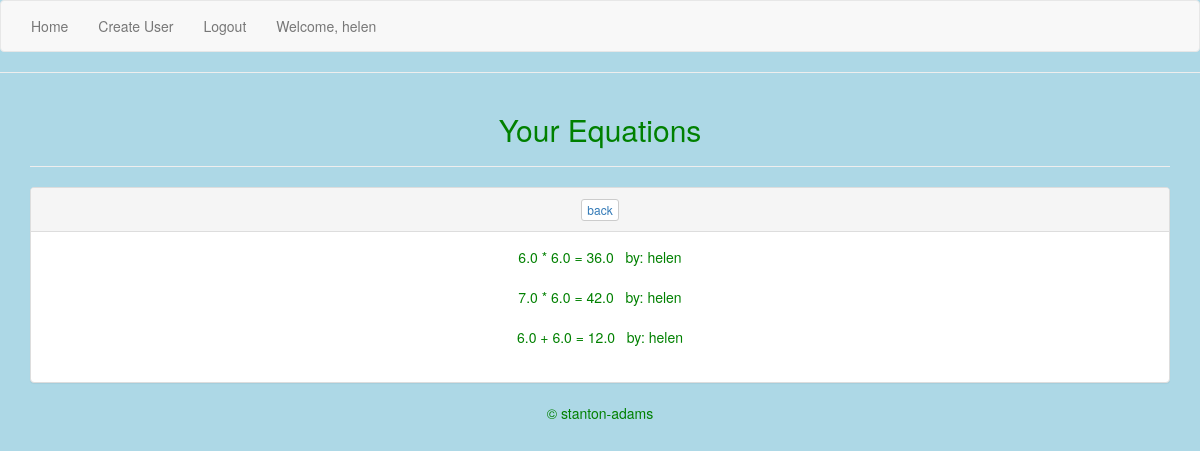
Screenshot of /accounts/profile/1/ (signed in) with the database file from the repository.
### app/models.py (models this page shows, shortened)
class Operation(models.Model):
    created_by = models.ForeignKey('auth.User')
    created = models.DateTimeField(auto_now_add=True)
    num_1 = models.FloatField()
    operator = models.CharField(max_length=1, choices=OPERATORS, default='+')
    num_2 = models.FloatField()
    answer = models.FloatField()
    @property
    def get_answer(self):
        return "{} {} {} = {}".format(self.num_1, self.operator, self.num_2, self.answer)
    class Meta:
        ordering = ("-created", )

### app/views.py (the view)
# urls.py: url(r'^accounts/profile/(?P<pk>\d+)/$', ProfileDetailView.as_view(), name="profile_view"),
class ProfileDetailView(DetailView):
    model = Profile
    template_name = "profile_detail.html"
    def get_context_data(self, **kwargs):
        context = super().get_context_data(**kwargs)
        context["operation_detail"] = Operation.objects.all()
        return context
    def get_queryset(self):
        if self.request.user.profile.user.id:
            return Operation.objects.all()
        return Operation.objects.filter(created_by=self.request.user)

### app/models.py (called while the page is built)
    @property
    def is_owner(self):
        return self.access_level == 'o'

### templates/profile_detail.html
{% extends 'base.html' %}
{% block content %}
<div class="container">
    <h2>Your Equations</h2>
    <hr>
    <div class="panel panel-default">
      <div class="panel-heading">
        <button type="button" class="btn btn-default btn-xs"><a href="{% url 'operation_create_view' %}">back</a></button>
      </div>
      <div class="panel-body">
  {% for answer in operation_detail %}
    {% if request.user == answer.created_by or request.user.profile.is_owner %}
      {{ answer.get_answer }} &nbsp; by: {{answer.created_by}} <br>
      <br>
    {% endif %}
  {% endfor %}
</div>
</div>
</div>
{% endblock %}

### templates/base.html (shortened to what this page needs)
{% load staticfiles %}
<!DOCTYPE html>
<html>
  <head>
    <link rel="stylesheet" href="{% static 'css/bootstrap.css' %}" media="screen" title="no title">
  </head>
  <body>
    <div class="navbar navbar-default">
      <div class="container-fluid">
        <div class="nav navbar-nav">
          <li><a href="{% url 'operation_create_view' %}">Home</a></li>
          <li><a href="{% url 'user_create_view' %}">Create User</a></li>
          {% if not request.user.is_authenticated %}
          <li><a href="{% url 'login' %}">Login</a></li>
          {% else %}
          <li><a href="{% url 'logout' %}?next={% url 'operation_create_view' %}"> Logout </a></li>
          <li><a href="#">Welcome, {{request.user}}</a></li>
          {% endif %}
        </div>
      </div>
    </div>
      <hr>
    {% block content %}
    {% endblock %}
  </body>
  <footer>
  {% block footer %}
  &copy; stanton-adams
  {% endblock%}
</footer>
</html>

### templates/base.html (style rules this page uses)
body { background-color: lightblue; text-align: center; color: green; }

### rows the page displays
Operation: get_answer "6.0 * 6.0 = 36.0", created_by "helen"
Operation: get_answer "7.0 * 6.0 = 42.0", created_by "helen"
Operation: get_answer "6.0 + 6.0 = 12.0", created_by "helen"

### other values shown
{{ request.user }} "helen"
